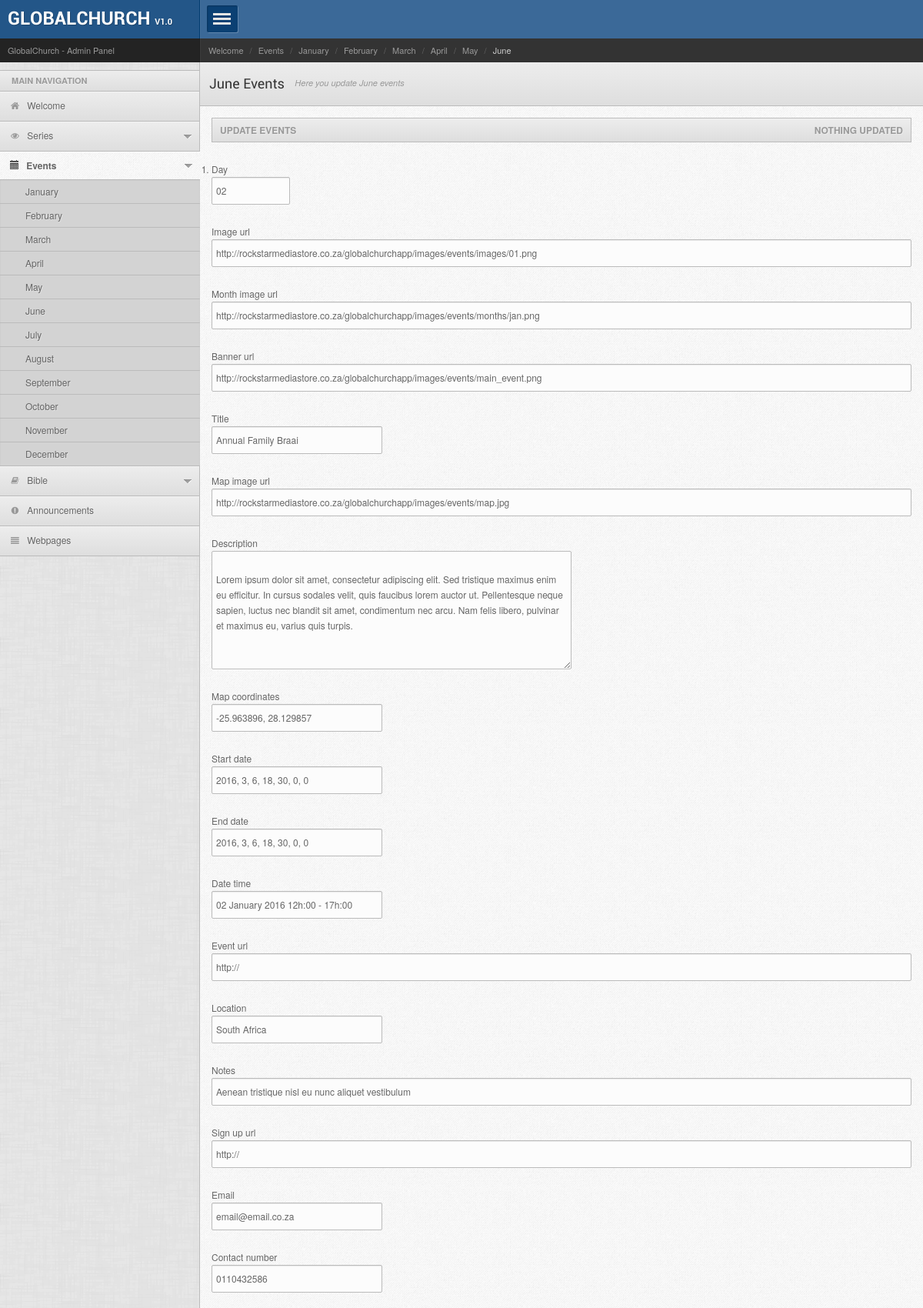
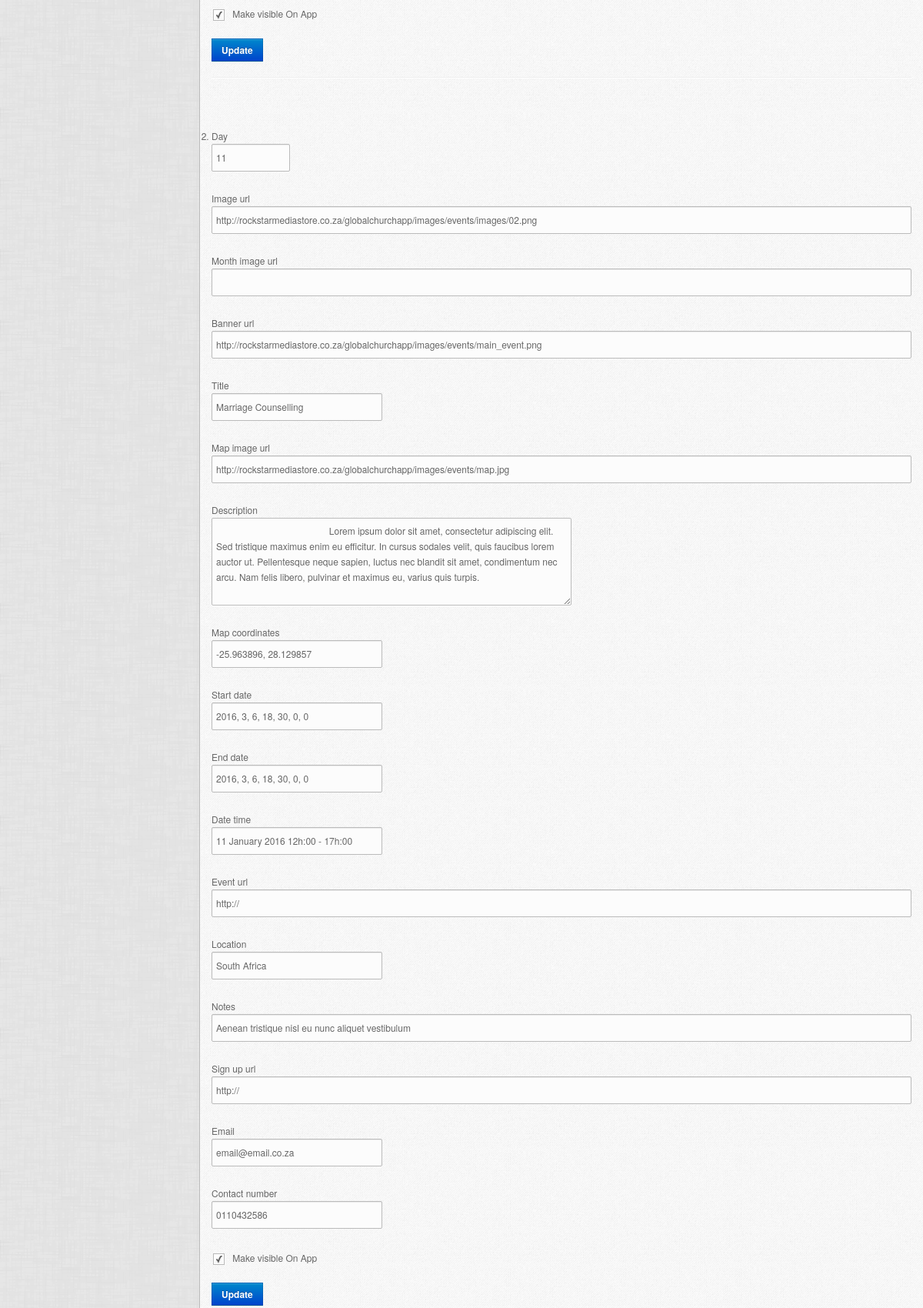
Screenshot of /events/jun.php (upper part) with the database file from the repository (2 pictures, top to bottom).
### tables this page shows
CREATE TABLE IF NOT EXISTS `events` (
  `id` int(11) NOT NULL AUTO_INCREMENT,
  `EVENT_MONTH` varchar(3) NOT NULL,
  `EVENT_DAY` varchar(2) NOT NULL,
  `EVENT_IMAGE` text NOT NULL,
  `EVENT_MONTH_IMAGE` text NOT NULL,
  `EVENT_BANNER` text NOT NULL,
  `EVENT_TITLE` varchar(50) NOT NULL,
  `EVENT_MAP_IMAGE` text NOT NULL,
  `EVENT_DESCRIPTION` text NOT NULL,
  `EVENT_MAP_COORDINATES` varchar(100) NOT NULL,
  `EVENT_START_DATE` varchar(100) NOT NULL,
  `EVENT_END_DATE` varchar(100) NOT NULL,
  `EVENT_DATE_TIME` varchar(100) NOT NULL,
  `EVENT_URL` text NOT NULL,
  `EVENT_LOCATION` varchar(50) NOT NULL,
  `EVENT_NOTES` varchar(100) NOT NULL,
  `EVENT_SIGN_UP` text,
  `EVENT_EMAIL` varchar(50) NOT NULL,
  `EVENT_PHONE` varchar(20) NOT NULL,
  `isActive` enum('y','n') NOT NULL,
  PRIMARY KEY (`id`)
);

### includes/db_conx.php (called while the page is built, shortened)
<?php
class DBC{
	public static function connect() {
		$db_conx = mysqli_connect("SERVER_NAME", "USERNAME","PASSWORD","DATABASE_NAME");
		return $db_conx;
	}
}
?>

### includes/db_functions.php (called while the page is built, shortened)
<?php
class DB_Functions {
	private $db_conx;
    function __construct() {
        include_once ('db_conx.php');
        $this->db_conx = DBC::connect();
    }
    public function getAllEvents($month) {
	$sql = "Select * From events Where EVENT_MONTH = '$month'";
        $result = mysqli_query($this->db_conx,$sql);
        return $result;
    }
}
?>

### events/jun.php (the view, shortened to what this page needs)
<?php
	include_once ('../includes/db_functions.php');
	$db = new DB_Functions();
	$message = "Nothing updated";
?>
<!DOCTYPE html>
<html>
<head>
<link rel="stylesheet" href="../css/style.default.css" type="text/css" />
<link rel="stylesheet" href="../prettify/prettify.css" type="text/css" />
<link rel="stylesheet" href="../css/bootstrap-fileupload.min.css" type="text/css" />
<link rel="stylesheet" href="../css/bootstrap-timepicker.min.css" type="text/css" />
</head>
<body>
<div class="mainwrapper">
    <div class="leftpanel">
        <div class="logopanel">
        	<h1><a href="../index.php">GlobalChurch <span>v1.0</span></a></h1>
        </div>
        <div class="datewidget">GlobalChurch - Admin Panel</div>
        <div class="leftmenu">
            <ul class="nav nav-tabs nav-stacked">
            	<li class="nav-header">Main Navigation</li>
            	<li><a href="../index.php"><span class="iconfa-home"></span> Welcome</a></li>
                <li class="dropdown"><a href=""><span class="iconfa-eye-open"></span> Series</a>
                </li>
                <li class="active dropdown"><a href=""><span class="icon-calendar"></span> Events</a>
                	<ul style="display: block;">
                        <li><a href="jan.php">January</a></li>
                    	<li><a href="feb.php">February</a></li>
                    	<li><a href="mar.php">March</a></li>
                    	<li><a href="apr.php">April</a></li>
                    	<li><a href="may.php">May</a></li>
                    	<li><a href="jun.php">June</a></li>
                    	<li><a href="jul.php">July</a></li>
                    	<li><a href="aug.php">August</a></li>
                    	<li><a href="sep.php">September</a></li>
                    	<li><a href="oct.php">October</a></li>
                    	<li><a href="nov.php">November</a></li>
                    	<li><a href="dec.php">December</a></li>
                    </ul>
                </li>
                <li class="dropdown"><a href=""><span class="iconfa-book"></span> Bible</a>
                </li>
                <li><a href="../news/news.php"><span class="iconfa-exclamation-sign"></span> Announcements</a>
                </li>
                <li><a href="../pages/pages.php"><span class="iconfa-align-justify"></span> Webpages</a>
                </li>
             </ul>
        </div>
    </div>
    <div class="rightpanel">
    	<div class="headerpanel">
        	<a href="" class="showmenu"></a>
    	</div>
        <div class="breadcrumbwidget">
        	<ul class="skins">
                <li>&nbsp;</li>
            </ul>
        	<ul class="breadcrumb">
                <li><a href="../index.php">Welcome</a> <span class="divider">/</span></li>
                <li><a href="">Events</a> <span class="divider">/</span></li>
                <li><a href="jan.php">January</a> <span class="divider">/</span></li>
                <li><a href="feb.php">February</a> <span class="divider">/</span></li>
                <li><a href="mar.php">March</a> <span class="divider">/</span></li>
                <li><a href="apr.php">April</a> <span class="divider">/</span></li>
                <li><a href="may.php">May</a> <span class="divider">/</span></li>
                <li class="active">June</li>
            </ul>
        </div>
        <div class="pagetitle">
        	<h1>June Events</h1> <span>Here you update June events</span>
        </div>
        <div class="maincontent">
        	<div class="contentinner">
            	<h4 class="widgettitle">Update Events <span style="float:right"><?php echo $message; ?></span></h4>
                <div class="widgetcontent">
                    <ol class="devices">
                    <?php
                        $allEvents = $db->getAllEvents("jun");
                        while ($row = mysqli_fetch_array($allEvents)) {
                            ?>
                        <li>
                            <form id="<?php echo $row["id"] ?>" class="stdform" name="" method="post">
                                <p>
                                    <label>Day</label>
                                    <span class="field"><input type="text" name="day" class="input-small" value="<?php echo $row["EVENT_DAY"] ?>" /></span>
                                </p>
                                <p>
                                    <label>Image url</label>
                                    <span class="field"><input type="text" name="image" class="input-xxlarge" value="<?php echo $row["EVENT_IMAGE"] ?>" /></span>
                                </p>
                                <p>
                                    <label>Month image url</label>
                                    <span class="field"><input type="text" name="month_image" class="input-xxlarge" value="<?php echo $row["EVENT_MONTH_IMAGE"] ?>" /></span>
                                </p>
                                <p>
                                    <label>Banner url</label>
                                    <span class="field"><input type="text" name="banner" class="input-xxlarge" value="<?php echo $row["EVENT_BANNER"] ?>" /></span>
                                </p>
                                <p>
                                    <label>Title</label>
                                    <span class="field"><input type="text" name="title" class="input-large" value="<?php echo $row["EVENT_TITLE"] ?>" /></span>
                                </p>
                                <p>
                                    <label>Map image url</label>
                                    <span class="field"><input type="text" name="map_image" class="input-xxlarge" value="<?php echo $row["EVENT_MAP_IMAGE"] ?>" /></span>
                                </p>
                                <p>
                                    <label>Description</label>
                                    <span class="field">
                                    	<textarea id="autoResizeTA" name="description" cols="80" rows="5" class="span5" style="resize: vertical">
                                            <?php echo $row["EVENT_DESCRIPTION"] ?>
                                        </textarea>
                                    </span>
                                </p>
                                <p>
                                    <label>Map coordinates</label>
                                    <span class="field"><input type="text" name="map_coordinates" class="input-large" value="<?php echo $row["EVENT_MAP_COORDINATES"] ?>" /></span>
                                </p>
                                <p>
                                    <label>Start date</label>
                                    <span class="field"><input type="text" name="start_date" class="input-large" value="<?php echo $row["EVENT_START_DATE"] ?>" /></span>
                                </p>
                                <p>
                                    <label>End date</label>
                                    <span class="field"><input type="text" name="end_date" class="input-large" value="<?php echo $row["EVENT_END_DATE"] ?>" /></span>
                                </p>
                                <p>
                                    <label>Date time</label>
                                    <span class="field"><input type="text" name="date_time" class="input-large" value="<?php echo $row["EVENT_DATE_TIME"] ?>" /></span>
                                </p>
                                    <label>Event url</label>
                                    <span class="field"><input type="text" name="url" class="input-xxlarge" value="<?php echo $row["EVENT_URL"] ?>" /></span>
                                <p>
                                    <label>Location</label>
                                    <span class="field"><input type="text" name="location" class="input-large" value="<?php echo $row["EVENT_LOCATION"] ?>" /></span>
                                </p>
                                <p>
                                    <label>Notes</label>
                                    <span class="field"><input type="text" name="notes" class="input-xxlarge" value="<?php echo $row["EVENT_NOTES"] ?>" /></span>
                                </p>
                                    <label>Sign up url</label>
                                    <span class="field"><input type="text" name="sign_up" class="input-xxlarge" value="<?php echo $row["EVENT_SIGN_UP"] ?>" /></span>
                                <p>
                                    <label>Email</label>
                                    <span class="field"><input type="text" name="email" class="input-large" value="<?php echo $row["EVENT_EMAIL"] ?>" /></span>
                                </p>
                                <p>
                                    <label>Contact number</label>
                                    <span class="field"><input type="text" name="number" class="input-large" value="<?php echo $row["EVENT_PHONE"] ?>" /></span>
                                </p>
                                <p>
                                    <span class="formwrapper">
                                    	<?php
                                            if($row["isActive"] == 'y'){
                                        ?>
                                                <input type="checkbox" name="visible" checked /> Make visible On App<br />
					<?php
                                            }else{
                                        ?>
						<input type="checkbox" name="visible" /> Make visible On App<br />
					<?php
                                            }
					?>
                                    </span>
                                </p>
                                <p class="stdformbutton">
                                    <button name="update_an_event" class="btn btn-primary">Update</button>
                                </p>
                            </form>
                            <hr>
                            <br>
                        </li>
                    <?php }?>
                    </ol>
                    </div>
            </div>
        </div>
    </div>
</div>
</body>
</html>

### rows the page displays
events: day "02", image "http://rockstarmediastore.co.za/globalchurchapp/images/events/images/01.png", month_image "http://rockstarmediastore.co.za/globalchurchapp/images/events/months/jan.png", banner "http://rockstarmediastore.co.za/globalchurchapp/images/events/main_event.png", title "Annual Family Braai", map_image "http://rockstarmediastore.co.za/globalchurchapp/images/events/map.jpg", description "Lorem ipsum dolor sit amet, consectetur adipiscing elit. Sed tristique maximus enim eu efficitur. In cursus sodales velit, quis faucibus lorem auctor ut. Pellentesque neque sapien, luctus nec blandit sit amet, condimentum nec arcu. Nam felis libero, pulvinar et maximus eu, varius quis turpis.", map_coordinates "-25.963896, 28.129857", start_date "2016, 3, 6, 18, 30, 0, 0", end_date "2016, 3, 6, 18, 30, 0, 0", date_time "02 January 2016 12h:00 - 17h:00", url "http://", location "South Africa", notes "Aenean tristique nisl eu nunc aliquet vestibulum", sign_up "http://", email "email@email.co.za", number "0110432586", isActive "Make visible On App"
events: day "11", image "http://rockstarmediastore.co.za/globalchurchapp/images/events/images/02.png", banner "http://rockstarmediastore.co.za/globalchurchapp/images/events/main_event.png", title "Marriage Counselling", map_image "http://rockstarmediastore.co.za/globalchurchapp/images/events/map.jpg", description "Lorem ipsum dolor sit amet, consectetur adipiscing elit. Sed tristique maximus enim eu efficitur. In cursus sodales velit, quis faucibus lorem auctor ut. Pellentesque neque sapien, luctus nec blandit sit amet, condimentum nec arcu. Nam felis libero, pulvinar et maximus eu, varius quis turpis.", map_coordinates "-25.963896, 28.129857", start_date "2016, 3, 6, 18, 30, 0, 0", end_date "2016, 3, 6, 18, 30, 0, 0", date_time "11 January 2016 12h:00 - 17h:00", url "http://", location "South Africa", notes "Aenean tristique nisl eu nunc aliquet vestibulum", sign_up "http://", email "email@email.co.za", number "0110432586", isActive "Make visible On App"

### other values shown
$message "NOTHING UPDATED"
